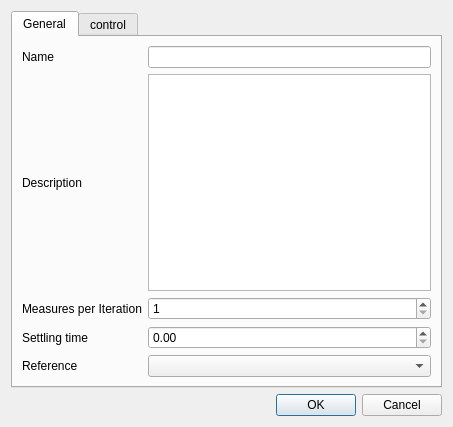
<?xml version="1.0" encoding="UTF-8"?>
<ui version="4.0">
 <class>MeasurementsPreferences</class>
 <widget class="QDialog" name="MeasurementsPreferences">
  <property name="geometry">
   <rect>
    <x>0</x>
    <y>0</y>
    <width>453</width>
    <height>427</height>
   </rect>
  </property>
  <property name="windowTitle">
   <string>Measurements</string>
  </property>
  <layout class="QVBoxLayout" name="verticalLayout">
   <item>
    <widget class="QTabWidget" name="tabWidget">
     <property name="sizePolicy">
      <sizepolicy hsizetype="Preferred" vsizetype="Preferred">
       <horstretch>0</horstretch>
       <verstretch>0</verstretch>
      </sizepolicy>
     </property>
     <property name="currentIndex">
      <number>0</number>
     </property>
     <widget class="QWidget" name="tab_general">
      <attribute name="title">
       <string>General</string>
      </attribute>
      <layout class="QGridLayout" name="gridLayout">
       <item row="0" column="0">
        <widget class="QLabel" name="labelName">
         <property name="text">
          <string>Name</string>
         </property>
        </widget>
       </item>
       <item row="0" column="1">
        <widget class="QLineEdit" name="edit_name"/>
       </item>
       <item row="1" column="0">
        <widget class="QLabel" name="labelDescription">
         <property name="text">
          <string>Description</string>
         </property>
        </widget>
       </item>
       <item row="1" column="1">
        <widget class="QPlainTextEdit" name="plainTextEdit">
         <property name="sizePolicy">
          <sizepolicy hsizetype="Preferred" vsizetype="Preferred">
           <horstretch>0</horstretch>
           <verstretch>0</verstretch>
          </sizepolicy>
         </property>
         <property name="tabChangesFocus">
          <bool>true</bool>
         </property>
        </widget>
       </item>
       <item row="2" column="0">
        <widget class="QLabel" name="labelMeasuresIteration">
         <property name="text">
          <string>Measures per Iteration</string>
         </property>
        </widget>
       </item>
       <item row="2" column="1">
        <widget class="QSpinBox" name="spinBoxMeasuresIteration">
         <property name="minimum">
          <number>1</number>
         </property>
        </widget>
       </item>
       <item row="3" column="0">
        <widget class="QLabel" name="labelSettlingTime">
         <property name="text">
          <string>Settling time</string>
         </property>
        </widget>
       </item>
       <item row="3" column="1">
        <widget class="QDoubleSpinBox" name="doubleSpinBoxSettling"/>
       </item>
       <item row="4" column="0">
        <widget class="QLabel" name="labelReference">
         <property name="text">
          <string>Reference</string>
         </property>
        </widget>
       </item>
       <item row="4" column="1">
        <widget class="QComboBox" name="combo_zero"/>
       </item>
      </layout>
     </widget>
     <widget class="QWidget" name="tab_control">
      <attribute name="title">
       <string>control</string>
      </attribute>
     </widget>
    </widget>
   </item>
   <item>
    <widget class="QDialogButtonBox" name="buttonBox">
     <property name="orientation">
      <enum>Qt::Horizontal</enum>
     </property>
     <property name="standardButtons">
      <set>QDialogButtonBox::Cancel|QDialogButtonBox::Ok</set>
     </property>
    </widget>
   </item>
  </layout>
 </widget>
 <resources/>
 <connections>
  <connection>
   <sender>buttonBox</sender>
   <signal>rejected()</signal>
   <receiver>MeasurementsPreferences</receiver>
   <slot>reject()</slot>
   <hints>
    <hint type="sourcelabel">
     <x>304</x>
     <y>481</y>
    </hint>
    <hint type="destinationlabel">
     <x>286</x>
     <y>274</y>
    </hint>
   </hints>
  </connection>
  <connection>
   <sender>buttonBox</sender>
   <signal>accepted()</signal>
   <receiver>MeasurementsPreferences</receiver>
   <slot>accept()</slot>
   <hints>
    <hint type="sourcelabel">
     <x>249</x>
     <y>481</y>
    </hint>
    <hint type="destinationlabel">
     <x>282</x>
     <y>246</y>
    </hint>
   </hints>
  </connection>
 </connections>
 <slots>
  <slot>test_input()</slot>
 </slots>
</ui>
